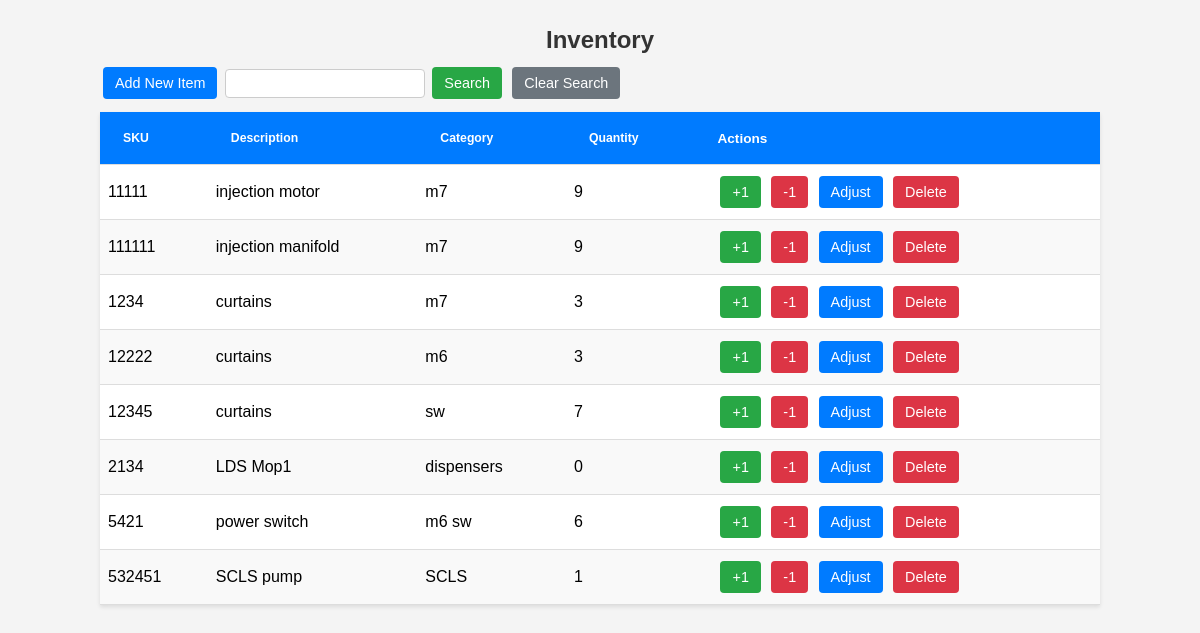
Page /inventory on the committed database.
### app.py (models this page shows)
class Item(db.Model):
    id = db.Column(db.Integer, primary_key=True)
    sku = db.Column(db.String(50), unique=True, nullable=False)
    description = db.Column(db.String(200), nullable=False)
    category = db.Column(db.String(50), nullable=False)
    quantity = db.Column(db.Integer, default=0)

### app.py (the view, shortened to what this page needs)
@app.route('/inventory', methods=['GET'])
def inventory():
    search = request.args.get('search', '')
    sort_by = request.args.get('sort_by', 'id')
    sort_direction = request.args.get('sort_direction', 'asc')  # Default to ascending
    if search:
        items = Item.query.filter(or_(Item.description.like(f'%{search}%'), Item.category.like(f'%{search}%')))
    else:
        items = Item.query
    items = items.all()
    return render_template('inventory.html', items=items, search=search, sort_by=sort_by, sort_direction=sort_direction)

### templates/inventory.html (shortened to what this page needs)
<!DOCTYPE html>
<html lang="en">
<head>
</head>
<body>
    <div class="container">
        <h1>Inventory</h1>
        <a href="{{ url_for('add_item') }}">Add New Item</a>
        <form method="GET" class="search-form" style="display:inline;">
            <input type="text" name="search" value="{{ search }}">
            <input type="submit" value="Search">
        </form>
        <form method="GET" action="{{ url_for('inventory') }}" class="clear-search" style="display:inline;">
            <input type="submit" value="Clear Search">
        </form>
        <table>
            <thead>
                <tr>
                    <th><a href="{{ url_for('inventory', search=search, sort_by='sku', sort_direction='desc' if sort_by == 'sku' and sort_direction == 'asc' else 'asc') }}">SKU</a></th>
                    <th><a href="{{ url_for('inventory', search=search, sort_by='description', sort_direction='desc' if sort_by == 'description' and sort_direction == 'asc' else 'asc') }}">Description</a></th>
                    <th><a href="{{ url_for('inventory', search=search, sort_by='category', sort_direction='desc' if sort_by == 'category' and sort_direction == 'asc' else 'asc') }}">Category</a></th>
                    <th><a href="{{ url_for('inventory', search=search, sort_by='quantity', sort_direction='desc' if sort_by == 'quantity' and sort_direction == 'asc' else 'asc') }}">Quantity</a></th>
                    <th>Actions</th>
                </tr>
            </thead>
            <tbody>
                {% for item in items %}
                <tr>
                    <td data-label="SKU">{{ item.sku }}</td>
                    <td data-label="Description">{{ item.description }}</td>
                    <td data-label="Category">{{ item.category }}</td>
                    <td data-label="Quantity">{{ item.quantity }}</td>
                    <td>
                        <form method="POST" action="{{ url_for('quick_adjust', item_id=item.id) }}" style="display:inline;">
                            <input type="submit" value="+1" class="action-btn add-btn">
                        </form>
                        <form method="POST" action="{{ url_for('quick_adjust', item_id=item.id) }}" style="display:inline;">
                            <input type="submit" value="-1" class="action-btn subtract-btn">
                        </form>
                        <a href="{{ url_for('adjust_quantity', item_id=item.id) }}">Adjust</a>
                        <form method="POST" action="{{ url_for('delete_item', item_id=item.id) }}" style="display:inline;">
                            <input type="submit" value="Delete" class="action-btn delete-btn" onclick="return confirm('Are you sure you want to delete {{ item.sku }}?');">
                        </form>
                    </td>
                </tr>
                {% endfor %}
            </tbody>
        </table>
    </div>
</body>
</html>

### templates/inventory.html (style rules this page uses)
body { font-family: Arial, sans-serif; margin: 0; padding: 10px; background-color: #f4f4f4; }
h1 { color: #333; text-align: center; font-size: 1.5em; margin-bottom: 10px; }
.container { max-width: 1000px; margin: 0 auto; }
a, input[type="submit"] { text-decoration: none; padding: 8px 12px; border-radius: 4px; display: inline-block; margin: 3px; font-size: 0.9em; }
a { background-color: #007bff; color: white; }
.search-form input[type="text"] { padding: 6px; width: 100%; max-width: 200px; border: 1px solid #ccc; border-radius: 4px; box-sizing: border-box; }
.search-form input[type="submit"] { background-color: #28a745; color: white; border: none; cursor: pointer; }
.clear-search input[type="submit"] { background-color: #6c757d; color: white; border: none; cursor: pointer; }
table { width: 100%; border-collapse: collapse; margin-top: 10px; background-color: white; box-shadow: 0 2px 4px rgba(0,0,0,0.1); }
th, td { padding: 8px; text-align: left; border-bottom: 1px solid #ddd; }
th { background-color: #007bff; color: white; font-size: 0.85em; }
th a { color: white; background-color: transparent; }
tr:nth-child(even) { background-color: #f9f9f9; }
.action-btn { padding: 6px 10px; margin: 0 2px; border: none; border-radius: 4px; cursor: pointer; font-size: 0.85em; }
.add-btn { background-color: #28a745; color: white; }
.subtract-btn { background-color: #dc3545; color: white; }
.delete-btn { background-color: #dc3545; color: white; }

### rows in the picture
Item: sku "11111", description "injection motor", category "m7", quantity "9"
Item: sku "111111", description "injection manifold", category "m7", quantity "9"
Item: sku "1234", description "curtains", category "m7", quantity "3"
Item: sku "12222", description "curtains", category "m6", quantity "3"
Item: sku "12345", description "curtains", category "sw", quantity "7"
Item: sku "2134", description "LDS Mop1", category "dispensers", quantity "0"
Item: sku "5421", description "power switch", category "m6 sw", quantity "6"
Item: sku "532451", description "SCLS pump", category "SCLS", quantity "1"
